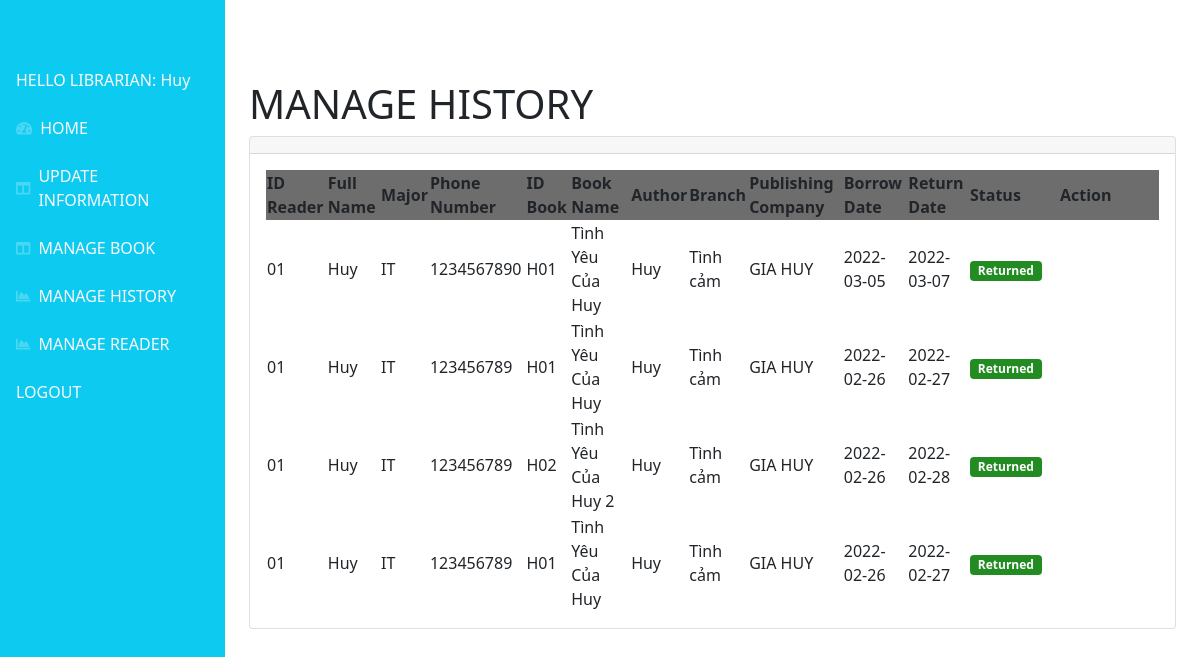
The page /admin/phieumuon.php (signed in) on the database its author committed.
### tables this page shows
CREATE TABLE `phieumuon` (
  `id` int(11) NOT NULL,
  `book_id` int(11) NOT NULL,
  `madocgia` varchar(250) NOT NULL,
  `tendocgia` varchar(250) NOT NULL,
  `nganhdocgia` varchar(250) NOT NULL,
  `sodienthoai` int(11) NOT NULL,
  `ngaymuon` date NOT NULL,
  `ngaytra` date NOT NULL,
  `status` int(11) NOT NULL
);

CREATE TABLE `book` (
  `id` int(11) NOT NULL,
  `ten` varchar(250) NOT NULL,
  `nganh` varchar(250) NOT NULL,
  `nhaxb` varchar(250) NOT NULL,
  `soluong` int(11) NOT NULL,
  `tacgia` varchar(250) NOT NULL,
  `masach` varchar(250) NOT NULL,
  `status` int(11) NOT NULL
);

### admin/phieumuon.php (the view, shortened to what this page needs)
<!DOCTYPE html>
<html lang="en">
<head>
    <?php include('inc/head.php') ?>
</head>
<body class="sb-nav-fixed">
        <?php include('inc/header.php') ?>
    <div id="layoutSidenav">
        <div class="d-md-none d-lg-block">
            <?php include('inc/menu.php') ?>
        </div>
        <div id="layoutSidenav_content">
            <main>
                <div class="container-fluid px-4">
                    <h1 class="mt-4">MANAGE HISTORY</h1>
                    <div class="card mb-4">
                        <div class="card-header">
                        </div>
                        <div class="card-body">
                            <table id="datatablesSimple">
                                <thead>
                                    <tr style="background-color : #6D6D6D">
                                        <th>ID Reader</th>
                                        <th>Full Name</th>
                                        <th>Major</th>
                                        <th>Phone Number</th>
                                        <th>ID Book</th>
                                        <th>Book Name</th>
                                        <th>Author</th>
                                        <th>Branch</th>
                                        <th>Publishing Company</th>
                                        <th>Borrow Date</th>
                                        <th>Return Date</th>
                                        <th>Status</th>
                                        <th>Action</th>
                                    </tr>
                                </thead>
                                <tbody>
                                    <?php
                                    $query = "SELECT a.*,b.ten,b.masach,b.nganh,b.nhaxb,b.tacgia FROM phieumuon as a,book as b WHERE a.book_id = b.id AND a.status != 3 ORDER BY a.id DESC";
                                    $result = mysqli_query($connect, $query);
                                    while ($arUser = mysqli_fetch_array($result, MYSQLI_ASSOC)) {
                                    ?>
                                    <tr>
                                        <td><?php echo $arUser["madocgia"] ?></td>
                                        <td><?php echo $arUser["tendocgia"] ?></td>
                                        <td><?php echo $arUser["nganhdocgia"] ?></td>
                                        <td><?php echo $arUser["sodienthoai"] ?></td>
                                        <td><?php echo $arUser["masach"] ?></td>
                                        <td><?php echo $arUser["ten"] ?></td>
                                        <td><?php echo $arUser["tacgia"] ?></td>
                                        <td><?php echo $arUser["nganh"] ?></td>
                                        <td><?php echo $arUser["nhaxb"] ?></td>
                                        <td><?php echo $arUser["ngaymuon"] ?></td>
                                        <td><?php echo $arUser["ngaytra"] ?></td>
                                        <td style="width: 90px !important">
                                            <?php if ($arUser["status"] == 1) { ?>
                                            <span class="badge badge-danger"
                                                style="background-color:goldenrod;font-size:12px">Borrowing</span>
                                            <?php } else { ?>
                                            <span class="badge badge-danger"
                                                style="background-color: forestgreen; font-size: 12px ">Returned </span>
                                            <?php } ?>
                                        <td style="width: 100px !important">
                                            <?php } ?>
                                </tbody>
                            </table>
                        </div>
                    </div>
                </div>
            </main>
        </div>
    </div>
</body>
</html>

### rows shown on the page
phieumuon: madocgia "01", tendocgia "Huy", nganhdocgia "IT", sodienthoai "1234567890", book.masach "H01", book.ten "Tình Yêu Của Huy", book.tacgia "Huy", book.nganh "Tình cảm", book.nhaxb "GIA HUY", ngaymuon "2022-03-05", ngaytra "2022-03-07", status "Returned"
phieumuon: madocgia "01", tendocgia "Huy", nganhdocgia "IT", sodienthoai "123456789", book.masach "H01", book.ten "Tình Yêu Của Huy", book.tacgia "Huy", book.nganh "Tình cảm", book.nhaxb "GIA HUY", ngaymuon "2022-02-26", ngaytra "2022-02-27", status "Returned"
phieumuon: madocgia "01", tendocgia "Huy", nganhdocgia "IT", sodienthoai "123456789", book.masach "H02", book.ten "Tình Yêu Của Huy 2", book.tacgia "Huy", book.nganh "Tình cảm", book.nhaxb "GIA HUY", ngaymuon "2022-02-26", ngaytra "2022-02-28", status "Returned"
phieumuon: madocgia "01", tendocgia "Huy", nganhdocgia "IT", sodienthoai "123456789", book.masach "H01", book.ten "Tình Yêu Của Huy", book.tacgia "Huy", book.nganh "Tình cảm", book.nhaxb "GIA HUY", ngaymuon "2022-02-26", ngaytra "2022-02-27", status "Returned"

### other values the page prints
$_SESSION['hoten'] "Huy"
